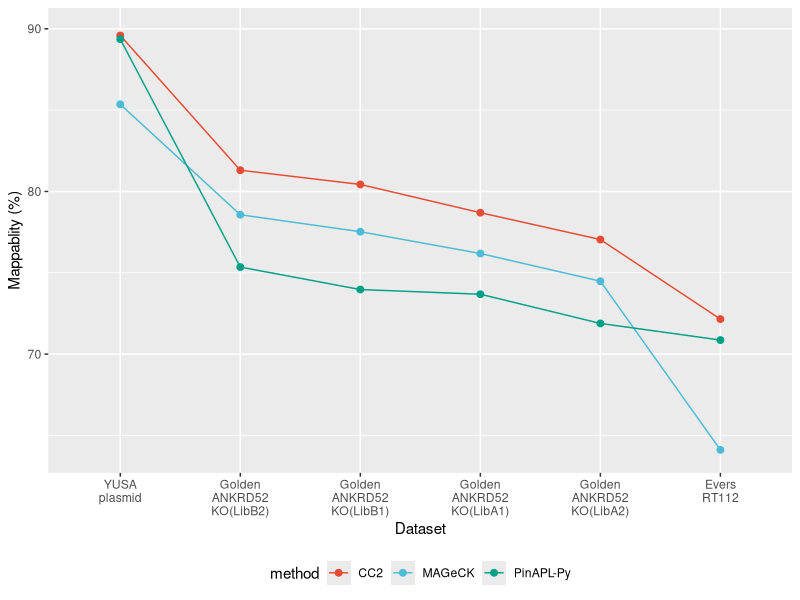

Write R code to recreate this figure.
## ---- chunk 1
library(tidyverse)
library(ggsci)
library(cowplot)
## ---- chunk 2
(df.summary <- read_delim("summary.tsv", "\t") %>% 
   select(-library, -data_db_id) %>%
   arrange(total))
## ---- chunk 3
df_map <- read_delim("mappability.tsv", "\t") %>% arrange(desc(CC2)) %>%
  mutate(data_plot_name = str_replace_all(data_plot_name, "_", "\n"))
p <- df_map %>% 
  gather(method, mappability, -data_plot_name) %>%
  filter(data_plot_name != "Parnas_TNF_plasmid_LibAB") %>%
  ggplot(aes(x=data_plot_name, y=mappability*100)) + 
  xlim(head(df_map$data_plot_name,-1)) +
  geom_line(aes(colour=method, group=method)) +
  geom_point(aes(colour=method), size=2) +
  #scale_colour_brewer(palette = "Set1") +
  scale_color_npg() +
 #theme(axis.text.x = element_text(angle=30, hjust=1)) + 
  theme(legend.position = "bottom",
        legend.justification="center") +
  ylim(64,90) +
  ylab("Mappablity (%)") + xlab("Dataset")
#ggsave("fig5-mappability.tiff", p, width = 6, height = 4)
save_plot("fig5-mappability.tiff", p, base_aspect_ratio = 2)
p
